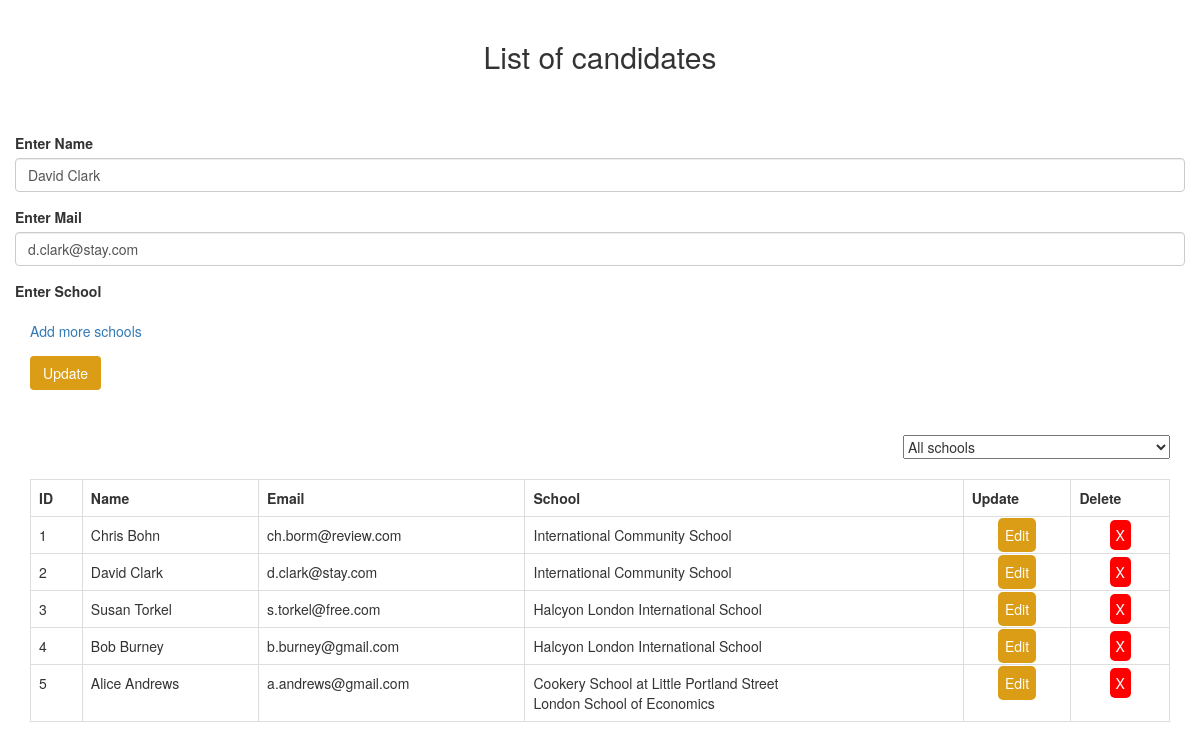
/index.php/school/update_data/2, run on the app's committed database.
### tables this page shows
CREATE TABLE `school_user` (
  `id` int(11) NOT NULL,
  `user` varchar(200) NOT NULL,
  `mail` varchar(200) NOT NULL,
  `school` varchar(200) NOT NULL
);

### application/controllers/school.php (called while the page is built, shortened)
<?php
class School extends CI_Controller
{
	public function update_data()
	{
		$user_id = $this->uri->segment(3);
		$this->load->model("school_model");
		$data["user_data"] = $this->school_model->fetch_single_data($user_id);
		$data["fetch_data"] = $this->school_model->fetch_data();
		$this->load->view("school_view", $data);
	}
}

### index.php (called while the page is built, shortened)
<?php
require_once BASEPATH.'core/CodeIgniter.php';

### application/models/school_model.php (called while the page is built, shortened)
<?php
class School_model extends CI_Model
{
    function fetch_data()
    {
        $this->db->select("*");
        $this->db->from("school_user");
        $query = $this->db->get();
        return $query;
    }
    function fetch_single_data($id)
    {
        $this->db->where("id", $id);
        $query = $this->db->get("school_user");
        return $query;
    }
}

### application/views/school_view.php (the view, shortened to what this page needs)
<!DOCTYPE html>
<html>
<head>
	<link rel="stylesheet" type="text/css" href="<?php echo base_url()?>css/style.css" >
	<link rel="stylesheet" href="https://maxcdn.bootstrapcdn.com/bootstrap/3.3.7/css/bootstrap.min.css" />
</head>
<body>
<div class="container">
	<h2 align="center">List of candidates</h3>
	<form method="post" action="<?php echo base_url()?>index.php/school/form_validation">
		<?php
		if(isset($user_data))
		{
			foreach($user_data->result() as $row)
			{
		?>
		<div class="row">
			<div class="form-group">
				<label>Enter Name</label>
				<input type="text" name="user" value="<?php echo $row->user; ?>" class="form-control" />
			</div>
			<div class="form-group">
				<label>Enter Mail</label>
				<input type="text" name="mail" value="<?php echo $row->mail; ?>" class="form-control" />
			</div>
		</div>
		<div class="row">
			<div class="form-group">
				<label>Enter School</label>
			</div>
		</div>
		<div class="row">
			<a href="javascript:void(0);" class="addButton" title="Add field">Add more schools</a>
		</div>
		<div class="form-group buttonForm">
			<input type="submit" name="update" value="Update" class="btn buttonUpdate" />
		</div>
		<?php
			}
		} ?>
	</form>
	<div class="text-right">
		<select name="school[]" id="selectSchool">
			<option value="">All schools</option>
		</select>
	</div>
	<div class="usersTable table-responsive">
		<table class="table table-hover table-bordered">
			<tr>
				<th>ID</th>
				<th>Name</th>
				<th>Email</th>
				<th>School</th>
				<th>Update</th>
				<th>Delete</th>
			</tr>
		<?php
		if($fetch_data->num_rows() > 0)
		{
			foreach($fetch_data->result() as $row)
			{
		?>
			<tr>
				<td class="dataId"><?php echo $row->id; ?></td>
				<td><?php echo $row->user; ?></td>
				<td><?php echo $row->mail; ?></td>
				<td><?php echo $row->school; ?></td>
				<td class="tableTextCenter"><a class="buttonUpdate" href="<?php echo base_url(); ?>index.php/school/update_data/<?php echo $row->id; ?>">Edit</a></td>
				<td class="tableTextCenter"><a href="#" class="deleteData buttonDelete" id="<?php echo $row->id; ?>">X</a></td>
			</tr>
		<?php
			}
		}
		else
		{
		?>
			<tr>
				<td colspan="5">No Data Found</td>
			</tr>
		<?php
		}
		?>
		</table>
	</div>
</div>
</body>
</html>

### css/style.css (style rules this page uses)
h2 { padding: 20px; }
form { padding-top: 30px; }
.buttonForm { margin-top: 15px; }
.addButton { margin-left: 15px; }
#selectSchool { margin: 30px 0px 20px 0px; }
.usersTable { margin-bottom: 50px; }
.tableTextCenter { text-align: center; }
.buttonUpdate { color: #ffffff; background-color: #da9d15; transition: background-color 0.5s, box-shadow 0.5s; -webkit-transition: background-color 0.5s, box-shadow 0.5s; padding: 7px; border-radius: 5px; }
.buttonDelete { padding: 5px 6px 5px 6px; border-radius: 5px; text-align: center; color: #ffffff; background-color: #ff0000; transition: background-color 0.5s, box-shadow 0.5s; -webkit-transition: background-color 0.5s, box-shadow 0.5s; cursor: pointer; }

### data on the page
school_user: user "David Clark", mail "d.clark@stay.com", id "2", school "International Community School"
school_user: id "1", user "Chris Bohn", mail "ch.borm@review.com", school "International Community School"
school_user: id "3", user "Susan Torkel", mail "s.torkel@free.com", school "Halcyon London International School"
school_user: id "4", user "Bob Burney", mail "b.burney@gmail.com", school "Halcyon London International School"
school_user: id "5", user "Alice Andrews", mail "a.andrews@gmail.com", school "Cookery School at Little Portland Street London School of Economics"
